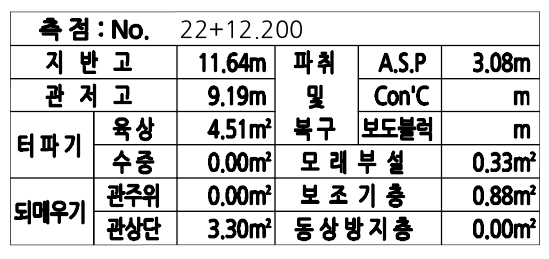
#> input picture sample1 (1).png, 549 x 259 px
$ python -i preprocessor.py   (imports and definitions only)
#> lines starting #> are read from the running program, lines starting #| are printed output that depends on the picture; after the words box and inside, x2 and y2 are one past the last pixel; in counts of white or black regions, pixels touching at a corner belong together
#> further down, picture is the input picture: shape (259, 549, 3); min 0, max 255, mean 210.9
"""
이미지 전처리 모듈
"""

import cv2
import numpy as np


class ImagePreprocessor:
    """이미지 전처리 클래스"""

    def __init__(self):
        pass

    def preprocess(self, image):
        """이미지 전처리 파이프라인"""
        # 1. 그레이스케일 변환
        if len(image.shape) == 3:
            gray = cv2.cvtColor(image, cv2.COLOR_BGR2GRAY)
        else:
            gray = image

        # 2. 노이즈 제거 (Gaussian Blur)
        denoised = cv2.GaussianBlur(gray, (3, 3), 0)
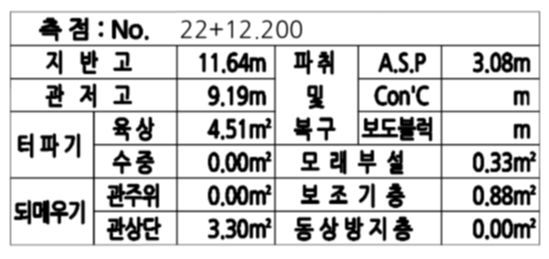
#> denoised: shape (259, 549); min 0, max 255, mean 210.9

        # 3. 적응형 이진화 (표 구조에 효과적)
        binary = cv2.adaptiveThreshold(
            denoised,
            255,
            cv2.ADAPTIVE_THRESH_GAUSSIAN_C,
            cv2.THRESH_BINARY,
            11,
            2
        )
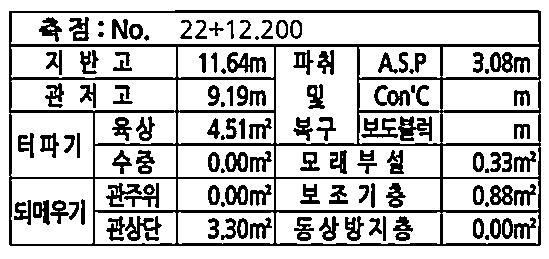
#> binary: shape (259, 549); 77% white; 123 black regions (10 under 20 px), largest, box (x1, y1, x2, y2) and area: (9, 10, 541, 246) 13712, (398, 116, 432, 141) 486, (227, 52, 266, 73) 433

        # 4. 모폴로지 연산 (선명도 향상)
        kernel = np.ones((2, 2), np.uint8)
        processed = cv2.morphologyEx(binary, cv2.MORPH_CLOSE, kernel)
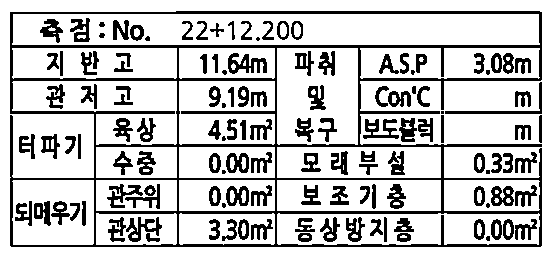
#> processed: shape (259, 549); 77.1% white; 131 black regions (12 under 20 px), largest, box (x1, y1, x2, y2) and area: (10, 11, 542, 247) 13147, (228, 53, 267, 74) 427, (126, 217, 162, 242) 379

        return processed

    def enhance_contrast(self, image):
        """대비 향상 (CLAHE)"""
        if len(image.shape) == 3:
            gray = cv2.cvtColor(image, cv2.COLOR_BGR2GRAY)
        else:
            gray = image

        clahe = cv2.createCLAHE(clipLimit=2.0, tileGridSize=(8, 8))
        return clahe.apply(gray)

    def crop_region(self, image, rect):
        """지정된 영역 크롭"""
        x, y, w, h = rect
        return image[y:y+h, x:x+w]

    def resize_image(self, image, scale_factor=2.0):
        """이미지 리사이즈 (OCR 정확도 향상을 위해)"""
        height, width = image.shape[:2]
        new_width = int(width * scale_factor)
        new_height = int(height * scale_factor)

        return cv2.resize(image, (new_width, new_height), interpolation=cv2.INTER_CUBIC)

>>> import cv2
>>> picture = cv2.imread('../../sample1 (1).png')
>>> result = ImagePreprocessor().preprocess(picture)

$ run again, on sample1 (3).png
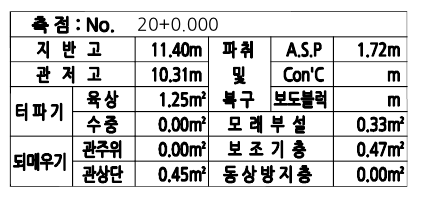
#> input picture sample1 (3).png, 433 x 204 px
#> picture is the input picture: shape (204, 433, 3); min 0, max 255, mean 214.2
#> in preprocess, `binary = cv2.adaptiveThreshold( denoised, 255, cv2.ADAPTIVE_THRESH_GAU..`:
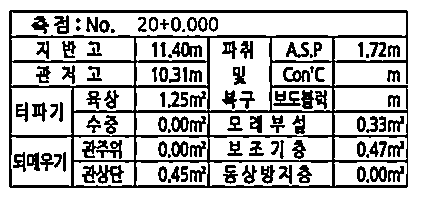
#> binary: shape (204, 433); 75.5% white; 113 black regions (13 under 20 px), largest, box (x1, y1, x2, y2) and area: (9, 10, 408, 188) 10239, (82, 165, 124, 184) 403, (172, 42, 202, 57) 252
#> in preprocess, `processed = cv2.morphologyEx(binary, cv2.MORPH_CLOSE, kernel)`:
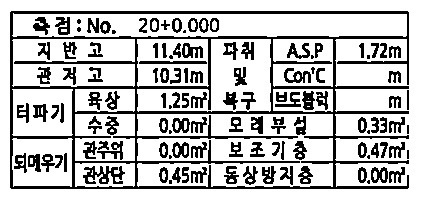
#> processed: shape (204, 433); 75.7% white; 125 black regions (17 under 20 px), largest, box (x1, y1, x2, y2) and area: (10, 11, 409, 189) 9909, (83, 166, 125, 184) 401, (284, 68, 311, 83) 208
